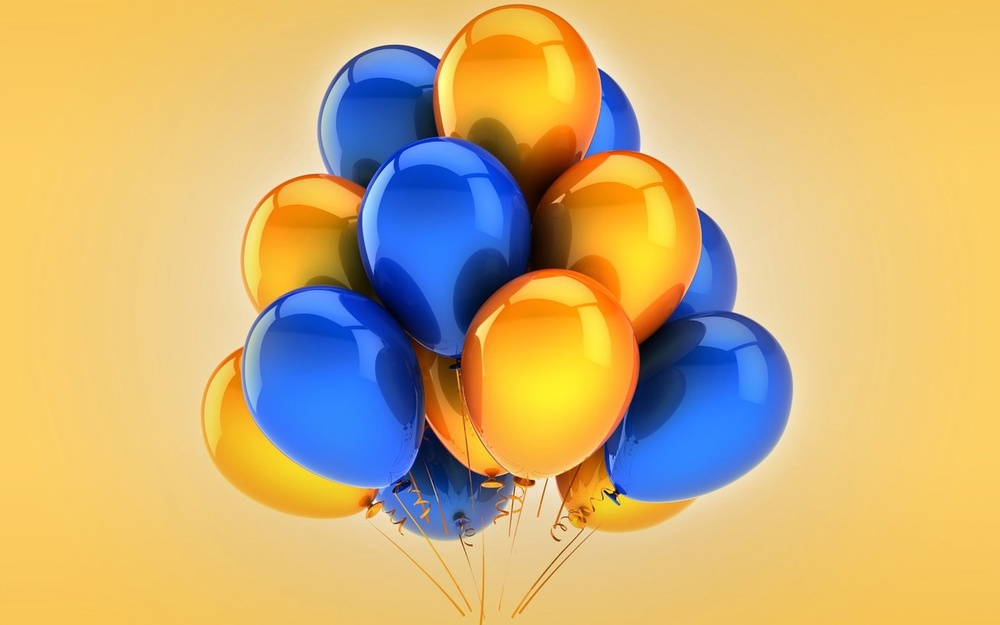
#> input picture Лабораторная 6/input.jpg, 1000 x 625 px, shrunk from 1280 x 800 before the run
$ jupyter execute lab6.ipynb
#> lines starting #> are read from the running program, lines starting #| are printed output that depends on the picture; after the words box and inside, x2 and y2 are one past the last pixel; in counts of white or black regions, pixels touching at a corner belong together
[cell 1]
import sys

import numpy as np
import cv2 as cv
from sklearn.cluster import MeanShift, estimate_bandwidth
from sklearn.cluster import KMeans
from skimage.feature import peak_local_max
from skimage.segmentation import watershed
from skimage import data
from scipy import ndimage
import matplotlib.pyplot as plt

[cell 2]
input_image = cv.imread('input.jpg')
#> input_image is the input picture: shape (625, 1000, 3); mean B, G, R 118.6, 177.1, 205.6
image = input_image
image_rgb = cv.cvtColor(input_image, cv.COLOR_BGR2RGB)
plt.imshow(image_rgb)

[cell 3]
image_hsv = cv.cvtColor(image_rgb, cv.COLOR_RGB2HSV)
#> image_hsv: shape (625, 1000, 3); mean H, S, V 36.2, 153.4, 230.8
plt.imshow(image_hsv)

[cell 4]
import sys

import numpy as np
import cv2 as cv
from sklearn.cluster import MeanShift, estimate_bandwidth
from sklearn.cluster import KMeans
from skimage.feature import peak_local_max
from skimage.segmentation import watershed
from skimage import data
from scipy import ndimage
import matplotlib.pyplot as plt


gray =cv.cvtColor(image_hsv, cv.COLOR_RGB2GRAY)
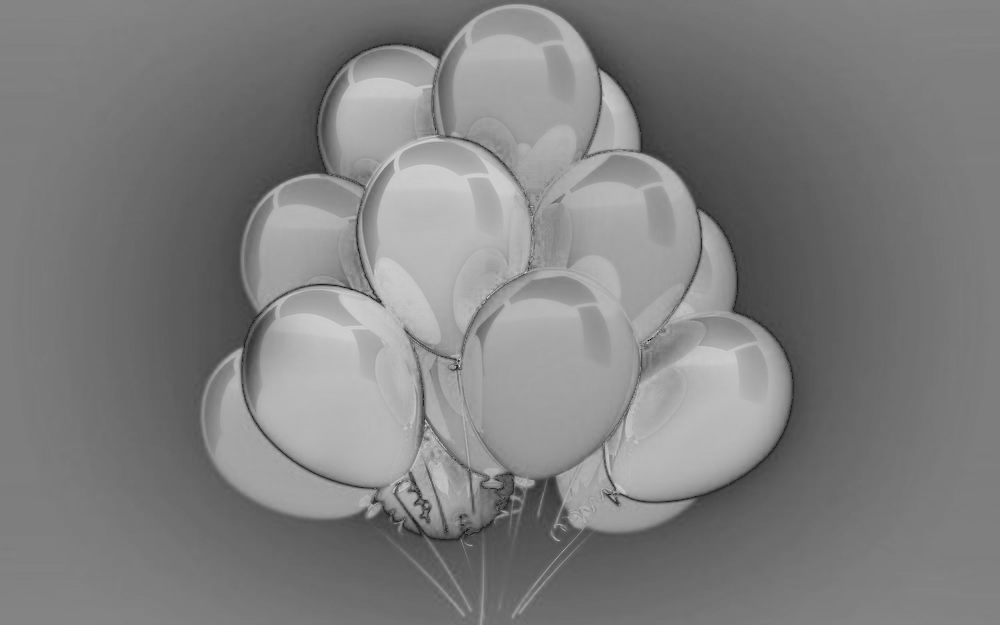
#> gray: shape (625, 1000); min 1, max 208, mean 127.2
## Методы кластеризации. K-средних
# Преобразуем изображение в оттенках серого в одномерный массив
pixels = gray.reshape(-1, 1)
# Задаем число кластеров для сегментации
K = 2
# С помощью библиотеки sklearn.cluster import KMeans проводим кластеризацию по яркости
kmeans = KMeans(n_clusters=K, random_state=0)
labels = kmeans.fit_predict(pixels)
cluster_centers = kmeans.cluster_centers_
print (np.uint8(cluster_centers))
# Каждому пикселю назначаем значение из центра кластера
segments = np.uint8(cluster_centers[labels].reshape(gray.shape))
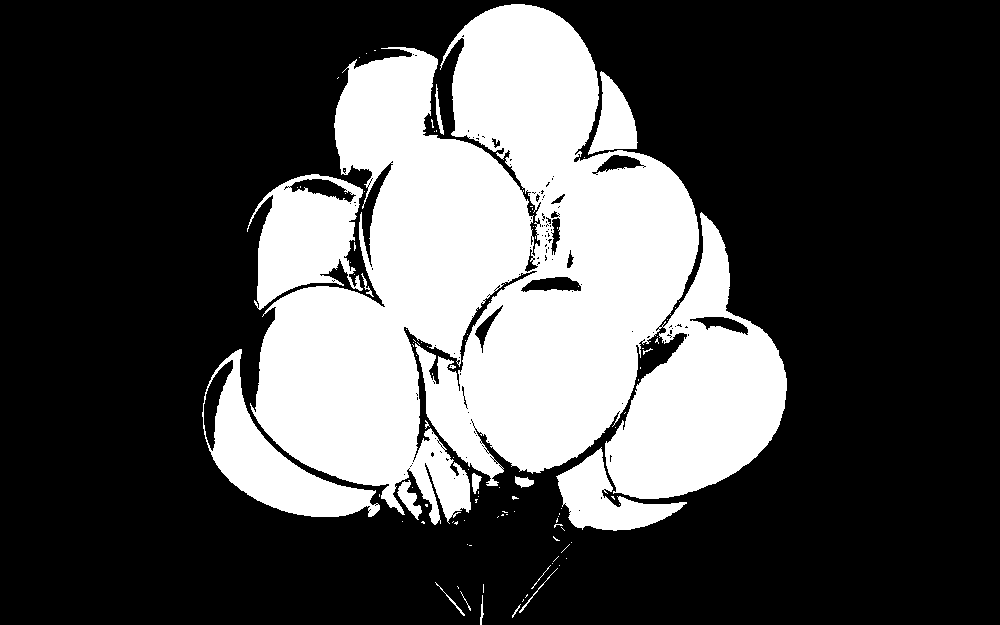
#> segments: shape (625, 1000); values 109 (black) and 167 (white), 30% white; 106 white regions (89 under 20 px), largest, box (x1, y1, x2, y2) and area: (250, 4, 787, 525) 160809, (247, 174, 363, 310) 9181, (202, 349, 380, 517) 9163
print(segments)
#> (printed output is left out)
plt.imshow(segments, cmap='Set3')

segments[segments==109 ] = 0

result = cv.bitwise_and(image_hsv, image_hsv, mask=segments)
#> result: shape (625, 1000, 3); mean H, S, V 19.3, 63.3, 64.5
# Отобразим избражения
plt.figure(figsize=(15,20))
plt.subplot(1, 3, 1)
plt.imshow(cv.cvtColor(gray, cv.COLOR_GRAY2RGB))
plt.subplot(1, 3, 3)
plt.imshow(result)
plt.show()
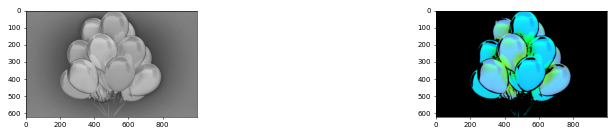
#> figure drawn by matplotlib, 2 panels

[cell 5]
rgb_result =cv.cvtColor(result, cv.COLOR_HSV2RGB)
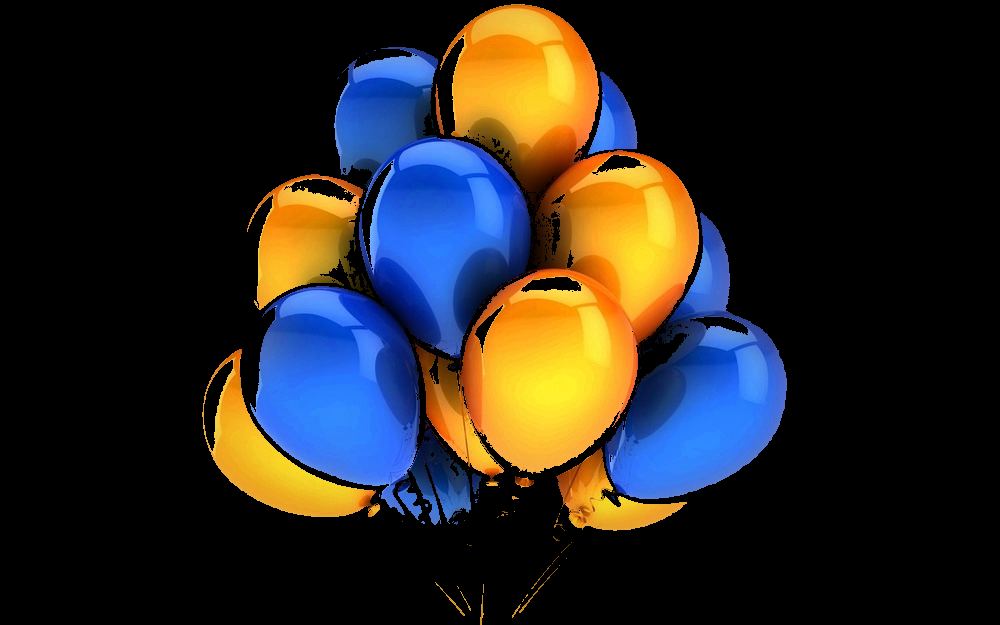
#> rgb_result: shape (625, 1000, 3); mean R, G, B 40.7, 37.7, 35
plt.imshow(rgb_result)

[cell 6]
gray =cv.cvtColor(rgb_result, cv.COLOR_RGB2GRAY)
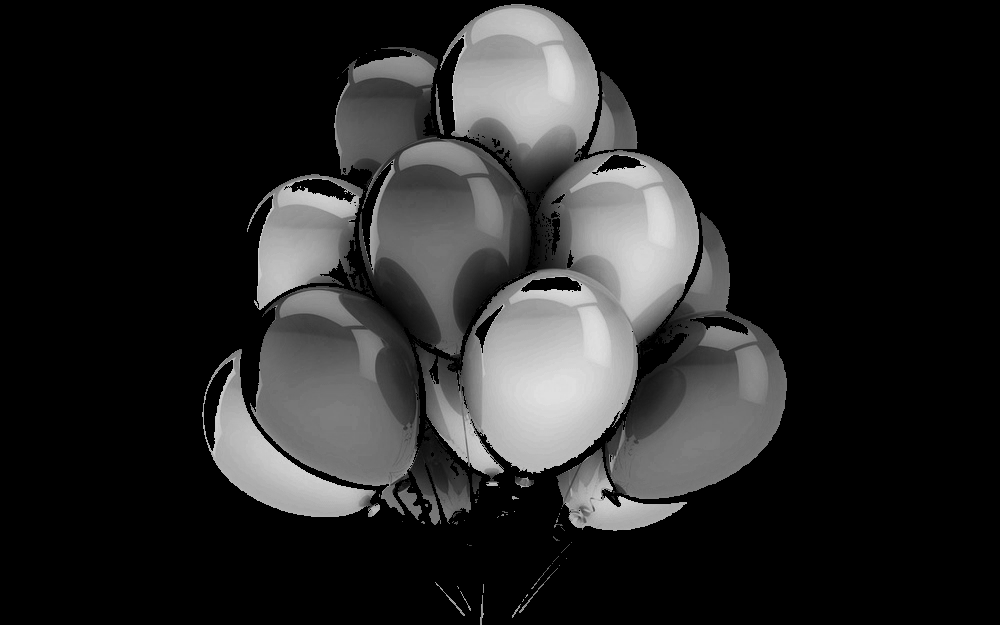
#> gray: shape (625, 1000); min 0, max 223, mean 38.3
## Методы кластеризации. K-средних
# Преобразуем изображение в оттенках серого в одномерный массив
pixels = gray.reshape(-1, 1)
# Задаем число кластеров для сегментации
K = 3
# С помощью библиотеки sklearn.cluster import KMeans проводим кластеризацию по яркости
kmeans = KMeans(n_clusters=K, random_state=0)
labels = kmeans.fit_predict(pixels)
cluster_centers = kmeans.cluster_centers_
print (np.uint8(cluster_centers))
# Каждому пикселю назначаем значение из центра кластера
segments = np.uint8(cluster_centers[labels].reshape(gray.shape))
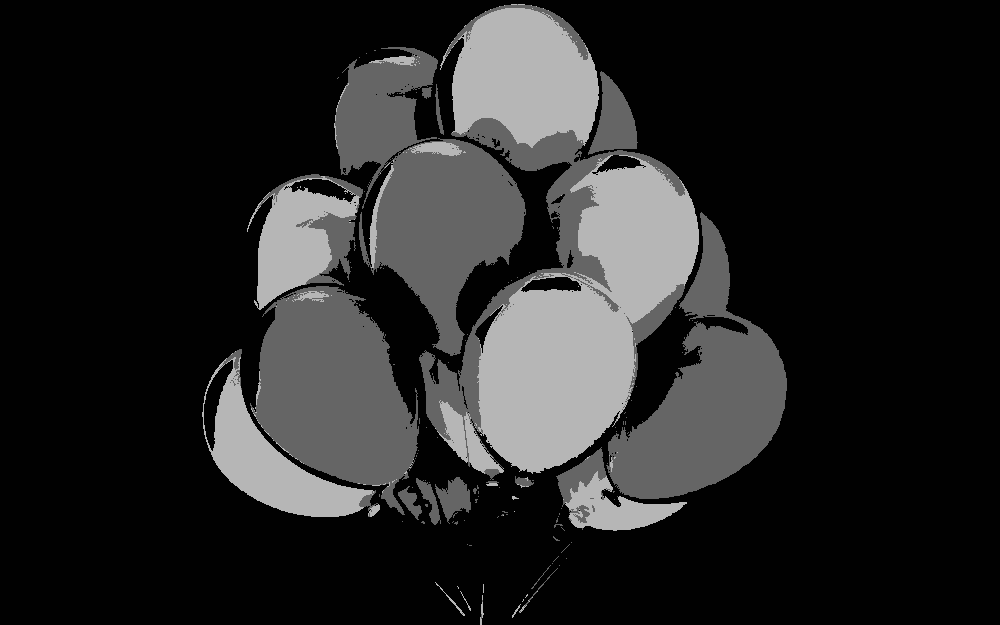
#> segments: shape (625, 1000); min 1, max 182, mean 37.9
print(segments)
#> (printed output is left out)
plt.imshow(segments, cmap='Set3')

segments[segments!=182 ] = 0
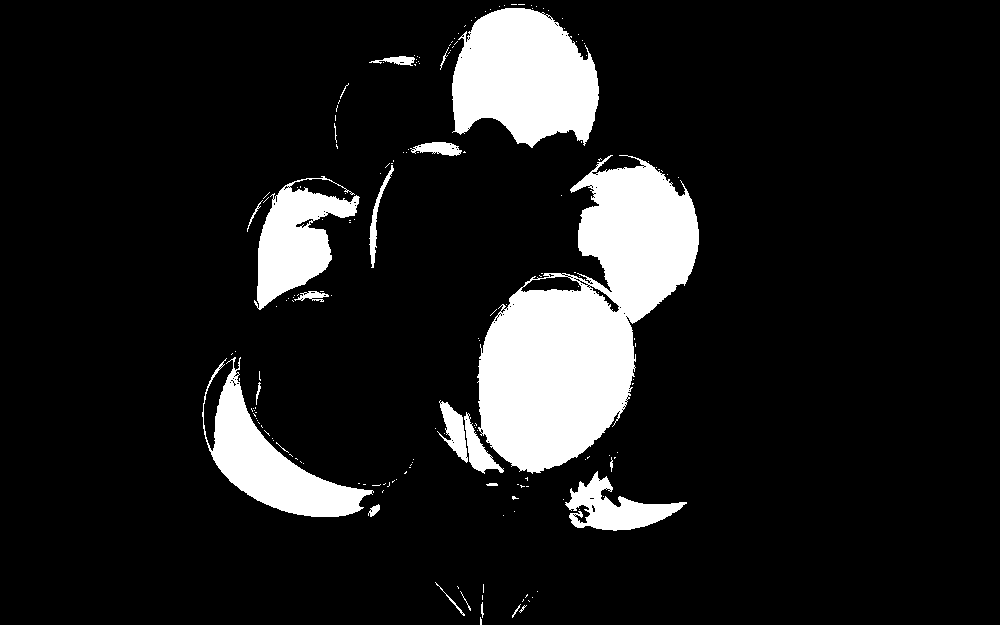
#> segments: shape (625, 1000); values 0 (black) and 182 (white), 11.9% white; 181 white regions (158 under 20 px), largest, box (x1, y1, x2, y2) and area: (477, 155, 699, 474) 36623, (452, 8, 599, 148) 15214, (202, 357, 374, 517) 8719

resultt = cv.bitwise_and(image_hsv, image_hsv, mask=segments)
#> resultt: shape (625, 1000, 3); mean H, S, V 2.6, 25.4, 29.5
# Отобразим избражения
plt.figure(figsize=(15,20))
plt.subplot(1, 3, 1)
plt.imshow(cv.cvtColor(gray, cv.COLOR_GRAY2RGB))
plt.subplot(1, 3, 3)
plt.imshow(resultt)
plt.show()
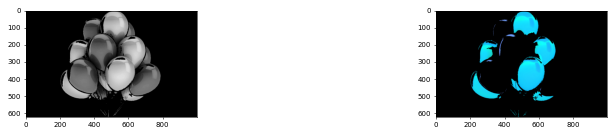
#> figure drawn by matplotlib, 2 panels

[cell 7]
rgb_result =cv.cvtColor(resultt, cv.COLOR_HSV2RGB)
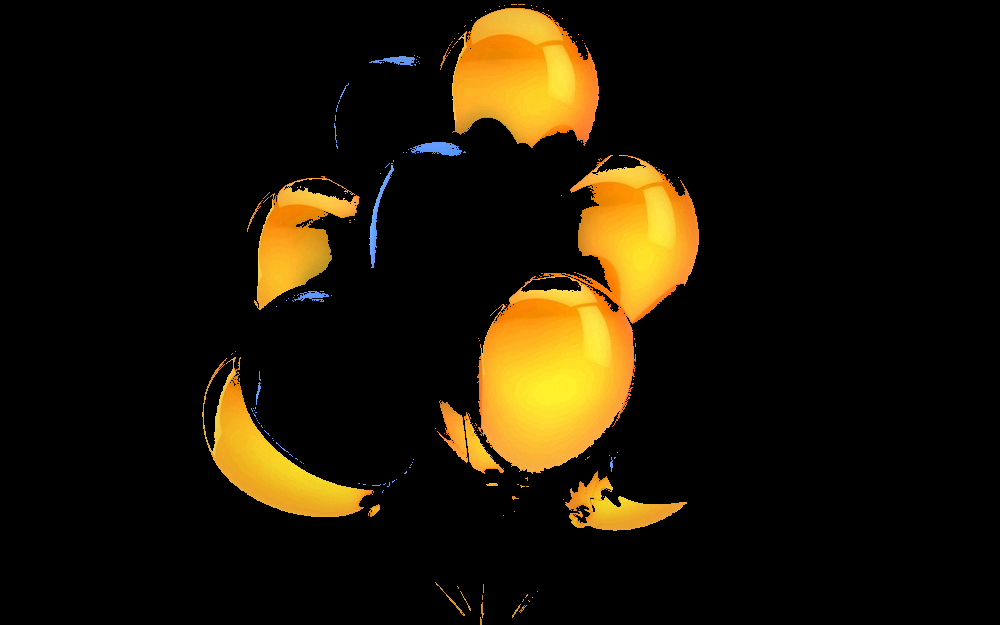
#> rgb_result: shape (625, 1000, 3); mean R, G, B 29.1, 21.2, 5.2
plt.imshow(rgb_result)
